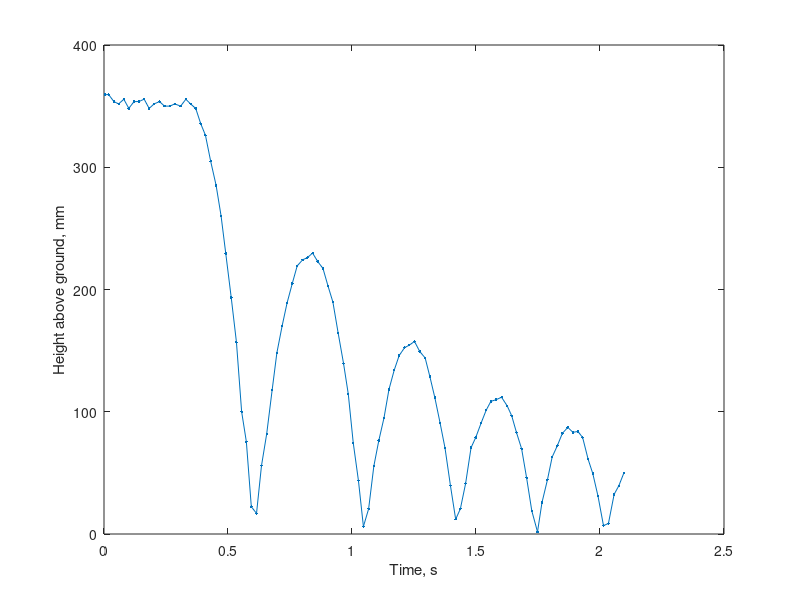

Write the MATLAB code that produced this figure. (Note: this script raises an error after producing the figure.)
load('bounce_02_09z.mat', 't', 'z')
z = z - 18;

%% Raw bounce
figure
ax = gca;
hp = plot(t, z, '.-');
ylabel('Height above ground, mm')
xlabel('Time, s')
hp.MarkerSize = 10;
hp.LineWidth = 0.7;
ax.FontSize = 14;
xlim([0, max(t)])

%% Demonstration of transform
R = 0.68;
z_sub = z(31:70);
t_sub = t(31:70);
z_before = z_sub(1:22);
t_before = t_sub(1:22);
z_after = z_sub(23:end);
t_after = t_sub(23:end);

f1 = fit(t_before, z_before, 'poly2');
r1 = roots([f1.p1, f1.p2, f1.p3]);
t_bounce = max(r1);
t_bounce = 1.052;

t_rescaled = t_bounce - (t_after - t_bounce) ./ sqrt(R);
z_rescaled = z_after ./ R;

figure
hp1 = plot(t_sub, z_sub, '.-');
hold on
hp2 = plot(t_rescaled, z_rescaled, 'x');
plot(t_bounce, 0, 'ko');
hold off

ax = gca;
ylabel('Height above ground, mm')
xlabel('Time, s')
legend('Original data', 'Transformed second bounce', 'Predicted bounce location')
hp1.MarkerSize = 10;
hp1.LineWidth = 0.7;
ax.FontSize = 14;
xlim([min(t_sub), max(t_sub)])
